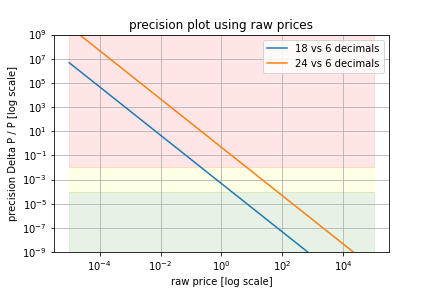

Reproduce this figure in Python.
# -*- coding: utf-8 -*-
# ---
# jupyter:
#   jupytext:
#     formats: ipynb,py:light
#     text_representation:
#       extension: .py
#       format_name: light
#       format_version: '1.5'
#       jupytext_version: 1.13.1
#   kernelspec:
#     display_name: Python 3
#     language: python
#     name: python3
# ---

from math import *
import numpy as np
from matplotlib import pyplot as plt
# plt.rcParams['figure.figsize'] = [12,6]
# plt.style.use('seaborn-dark')

# # Carbon price resolution

# ## Theory

# In carbon we specify prices $P$ using the parameter $B$ with
#
# $$
# B = \sqrt{P}
# $$
#
# $B$ is stored as a 64-bit integer, divided by $2^{32}$, which is $4.3$bn or $10^{10}$

2**32, log10(2**32)

# We are ultimately interested in the precision $\Delta P/P$. We start with
#
# $$
# \Delta B = 2^{-32} \simeq 10^{-10}
# $$
#
# and therefore 
#
# $$
# \frac{\Delta B}B = \frac{2^{-32}}B \simeq \frac{10^{-10}}B
# $$
#
# Moreover easy calculation using $\Delta P= (B+\Delta B)^2-B^2$ yields
#
# $$
# \frac{\Delta P}P = \frac{2\cdot 2^{-32}}{\sqrt P} \simeq \frac{2\cdot 10^{-10}}{\sqrt P}
# $$

# ## Charts

# + tags=[]
p_r = np.array([10**x for x in np.linspace(-25,10,100)])
delp_p_r =  np.array([2**-31/sqrt(p) for p in p_r])
# -

gs, ys, rs, e = 10**(-15), 10**(-4), 10**(-2), 10**15
plt.plot(p_r, delp_p_r)
plt.fill_between(p_r, rs, e, color="red", alpha=0.1)
plt.fill_between(p_r, ys, rs, color="yellow", alpha=0.1)
plt.fill_between(p_r, gs, ys, color="green", alpha=0.1)
plt.xscale("log")
plt.xlabel("price [log scale, adjusted for decimality]")
plt.yscale("log")
plt.ylabel("precision Delta P / P [log scale]")
plt.title("precision plot using decimality adjusted prices")
plt.ylim(10**(-14), 10**3)
plt.grid()

# + tags=[]
p_r2 = np.array([10**x for x in np.linspace(-5,5,100)])
delp_p_18_r =  np.array([2**-31/sqrt(p*10**(-18+6)) for p in p_r])
delp_p_24_r =  np.array([2**-31/sqrt(p*10**(-24+6)) for p in p_r])
# -

gs, ys, rs, e = 10**(-12), 10**(-4), 10**(-2), 10**10
plt.plot(p_r2, delp_p_18_r, label="18 vs 6 decimals")
plt.plot(p_r2, delp_p_24_r, label="24 vs 6 decimals")
plt.fill_between(p_r2, rs, e, color="red", alpha=0.1)
plt.fill_between(p_r2, ys, rs, color="yellow", alpha=0.1)
plt.fill_between(p_r2, gs, ys, color="green", alpha=0.1)
plt.xscale("log")
plt.xlabel("raw price [log scale]")
plt.yscale("log")
plt.ylabel("precision Delta P / P [log scale]")
plt.title("precision plot using raw prices")
plt.ylim(10**(-9), 10**9)
plt.legend()
plt.grid()
plt.savefig("precision.png")

# ## Tables

# ### First prices

dhi, dlo, bminexp = 18, 6, 32
bmin =  2**(-bminexp)
first_prices = [(i, (bmin*i)**2 * 10**(dhi-dlo)) for i in range(1,100)]
increments = [(b[0],b[1]/a[1]-1) for a,b in tuple(zip(first_prices, first_prices[1:]))]
print(f"  First prices at {dhi} vs {dlo} dec [diff {dhi-dlo}]")
print("-----------------------------------------")
print("  #       Price         (log)   %Chg next")
print("-----------------------------------------")
for p,i in tuple(zip(first_prices, increments))[:25]:
    print(f"{p[0]:3}:  {p[1]:14.10f}    ({abs(log10(p[1])):2.1f})     {i[1]*100:5.1f}%")

dhi, dlo, bminexp = 24, 6, 32
bmin =  2**(-bminexp)
first_prices = [(i, (bmin*i)**2 * 10**(dhi-dlo)) for i in range(1,100)]
increments = [(b[0],b[1]/a[1]-1) for a,b in tuple(zip(first_prices, first_prices[1:]))]
print(f"  First prices at {dhi} vs {dlo} dec [diff {dhi-dlo}]")
print("-----------------------------------------")
print("  #       Price         (log)   %Chg next")
print("-----------------------------------------")
for p,i in tuple(zip(first_prices, increments))[:25]:
    print(f"{p[0]:3}:  {p[1]:14.10f}    ({abs(log10(p[1])):2.1f})     {i[1]*100:5.1f}%")

# ### Last prices

dhi, dlo = 18,6
first_prices = [(i, (2**32-bmin*i)**2 * 10**(dhi-dlo)) for i in range(1,100)]
increments = [(b[0],b[1]/a[1]-1) for a,b in tuple(zip(first_prices, first_prices[1:]))]
print(f"  Last prices at {dhi} vs {dlo} dec [diff {dhi-dlo}]")
print("-----------------------------------------")
print("  #    Price     (log)     %Chg next")
print("-----------------------------------------")
for p,i in tuple(zip(first_prices, increments))[:25]:
    print(f"{p[0]:3}:  {p[1]:6.1e}    ({abs(log10(p[1])):2.1f})    {i[1]*100:5.10f}%")

# ### Different bmin

dhi, dlo, bminexp = 18, 6, 40
bmin =  2**(-bminexp)
first_prices = [(i, (bmin*i)**2 * 10**(dhi-dlo)) for i in range(1,1000)]
increments = [(b[0],b[1]/a[1]-1) for a,b in tuple(zip(first_prices, first_prices[1:]))]
print(f"  First prices @ {dhi} vs {dlo} decs [{dhi-dlo}]; bexp={bminexp}")
print("---------------------------------------------------")
print("  #              Price            (log)   %chg next")
print("---------------------------------------------------")
for p,i in tuple(zip(first_prices, increments))[:25]:
    print(f"{p[0]:3}: {p[1]:25.20f}    ({abs(log10(p[1])):4.1f})   {i[1]*100:5.1f}%")

# ## Increment plot

cumincr = np.cumprod(1+np.array(tuple(zip(*increments))[1]))
plt.plot(*zip(*increments))
plt.ylim(0,0.05)
plt.xlabel("index of first price points (1,2,3...)")
plt.ylabel("pc chg (=p(i+1)/p(i)-1; 0.05=5%)")
plt.grid()

# ## Liquidity ranges
#
# Liquidity in storage is $2^{128}$, which is about $10^{38}$. A token with 18 decimals still have a range of $10^{20}$, and one with 24 decimals $10^{14}$

2**128, log10(2**128)

# Assume we take $16$ bits off then we get $2^{112}$, which is about $10^{33}$. A token with 18 decimals still have a range of $10^{15}$, and one with 24 decimals $10^{9}$

2**112, log10(2**112)

# ## Width vs position

phi = 0.05
def rg(al):
    return np.linspace(0,1,2**al+1)
def ccr(cr, wr):
    return np.array([[c-phi*w, c+phi*w] for c in cr for w in wr])


rg(0)

data = ccr(rg(0), rg(2))

h0, a0, b0 = 0, 1, 0
dhmax = 5
for dh in range(dhmax+1):

h0, a0, b0 = 0, 2, 3
dhmax = 4
for dh in range(dhmax//2):
    data = ccr(rg(a0+h0+dh), rg(b0+h0+dhmax-dh))
    for rr in data:
        plt.fill_between(rr, h0+dh, h0+dh+1, color="red", alpha=0.01)

h0, a0, b0 = 0, 1, 0
dhmax = 5
for dh in range(dhmax+1):
    x = c(rg(a0+h0+dh), rg(b0+h0+dhmax-dh))
    y = [dh]*len(x)
    plt.scatter(x,y, color="red", s=1000, alpha=0.01)
